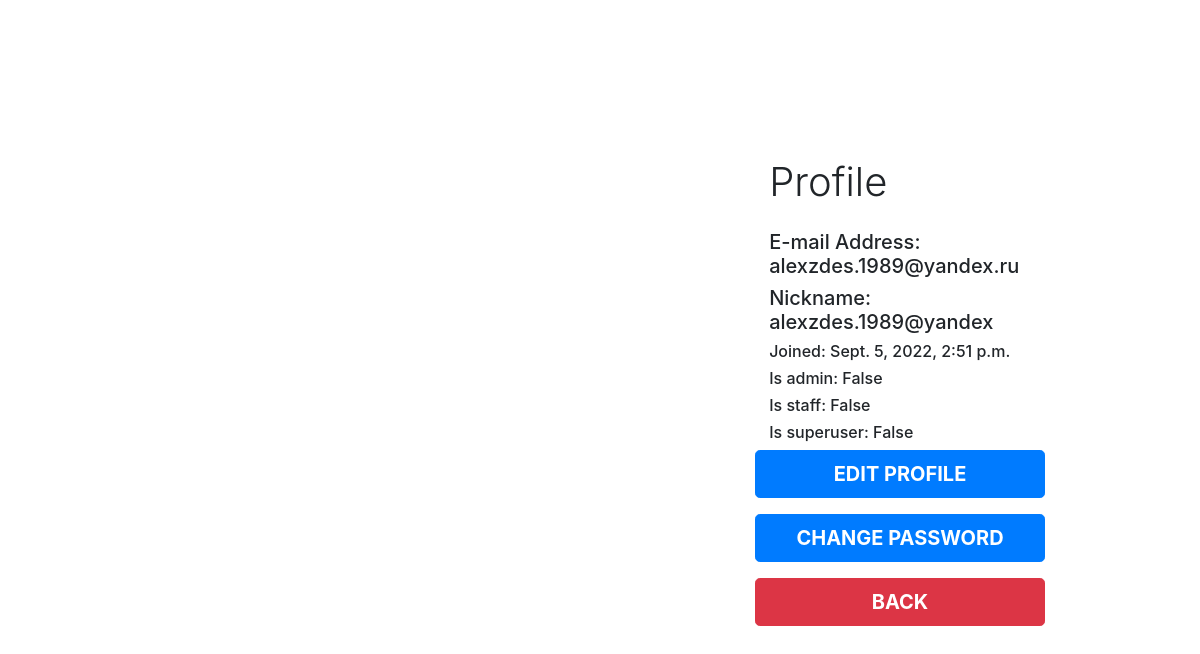
/account/profile/ (signed in), run on an earlier commit of the app's database.
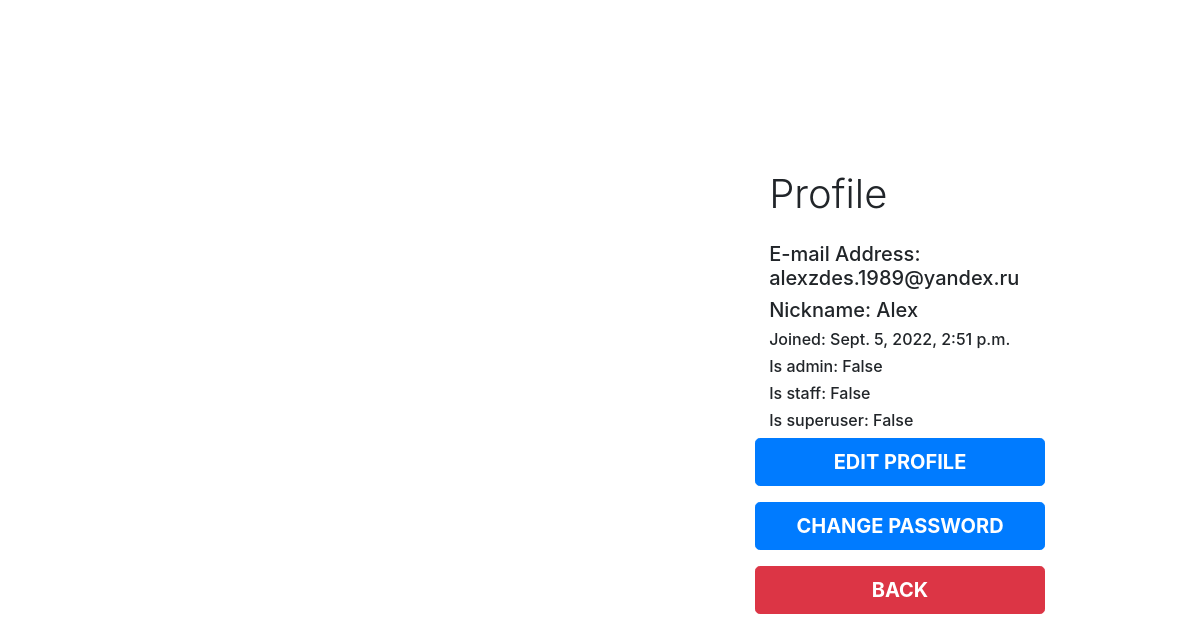
And on a later commit of the database.
### account/models.py (models this page shows, shortened)
class Account(AbstractBaseUser):
    email = models.EmailField(verbose_name="E-Mail", max_length=60, unique=True)
    nick_name = models.CharField(verbose_name="Nickname", max_length=20)
    date_joined = models.DateTimeField(verbose_name="date joined", auto_now_add=True)
    last_login = models.DateTimeField(verbose_name="last login", auto_now_add=True)
    is_admin = models.BooleanField(default=False)
    is_active = models.BooleanField(default=True)
    is_staff = models.BooleanField(default=False)
    is_superuser = models.BooleanField(default=False)
    USERNAME_FIELD = 'email'
    REQUIRED_FIELDS = ["nick_name"]
    objects = AccountManager()

### account/views.py (the view)
# urls.py: path('account/profile/', profile, name="profile"),
@login_required
def profile(request):
    context = dict()
    context['email'] = request.user.email
    context['nick_name'] = request.user.nick_name
    context['date_joined'] = request.user.date_joined
    context['is_admin'] = request.user.is_admin
    context['is_staff'] = request.user.is_staff
    context['is_superuser'] = request.user.is_superuser
    return render(request, "profile.html", context)

### account/templates/profile.html (shortened to what this page needs)
{% extends 'base.html' %}
{% load widget_tweaks %}
{% block content %}
<div class="container-fluid">
  <div class="row no-gutter">
    <div class="d-none d-md-flex col-md-4 col-lg-6 bg-image"></div>
    <div class="col-md-8 col-lg-6">
      <div class="login d-flex align-items-center py-5">
        <div class="container">
          <div class="row">
            <div class="col-md-9 col-lg-8 mx-auto">
              <div class="col-md-10 offset-md-1">
                <h1 class="login-heading mb-4">Profile</h1>
                <h5>E-mail Address: {{ email }}</h5>
                <h5>Nickname: {{ nick_name }}</h5>
                <h6>Joined: {{ date_joined }}</h6>
                <h6>Is admin: {{ is_admin }}</h6>
                <h6>Is staff: {{ is_staff }}</h6>
                <h6>Is superuser: {{ is_superuser }}</h6>
              </div>
            <div class="form-row">
                <div class="col-md-10 offset-md-1">
                    <div class="form-group">
                      <a type="button" class="btn btn-lg btn-primary btn-block text-uppercase font-weight-bold mb-2" href="{% url 'edit_profile' %}">Edit profile</a>
                    </div>
                </div>
                <div class="col-md-10 offset-md-1">
                  <div class="form-group">
                      <a type="button" class="btn btn-lg btn-primary btn-block text-uppercase font-weight-bold mb-2" href="{% url 'change_password' %}">Change password</a>
                   </div>
                </div>
                <div class="col-md-10 offset-md-1">
                    <div class="form-group">
                      <a type="button" class="btn btn-lg btn-danger btn-block text-uppercase font-weight-bold mb-2" href="{% url 'home' %}">Back</a>
                    </div>
                  </div>
              </div>
            </div>
            </div>
          </div>
        </div>
      </div>
    </div>
  </div>
{% endblock content %}

### gallery/templates/base.html (shortened to what this page needs)
<!DOCTYPE html>
{% load static %}
<html lang="eng">
<head>
    <link rel="stylesheet" href="https://cdn.jsdelivr.net/npm/bootstrap@4.6.0/dist/css/bootstrap.min.css">
    <link href='https://cdn.jsdelivr.net/npm/@fortawesome/fontawesome-free@5.13.1/css/all.css' rel='stylesheet'>
</head>
<body>
{% block content %} {% endblock content %}
</body>
</html>

### gallery/templates/base.html (style rules this page uses)
:root { --input-padding-x: 1.5rem; --input-padding-y: 0.75rem; }
.login, .image { min-height: 100vh; }
.login-heading { font-weight: 300; }

What changed in the data, as far as the page shows it:
changed Account: nick_name "alexzdes.1989@yandex" → "Alex"
